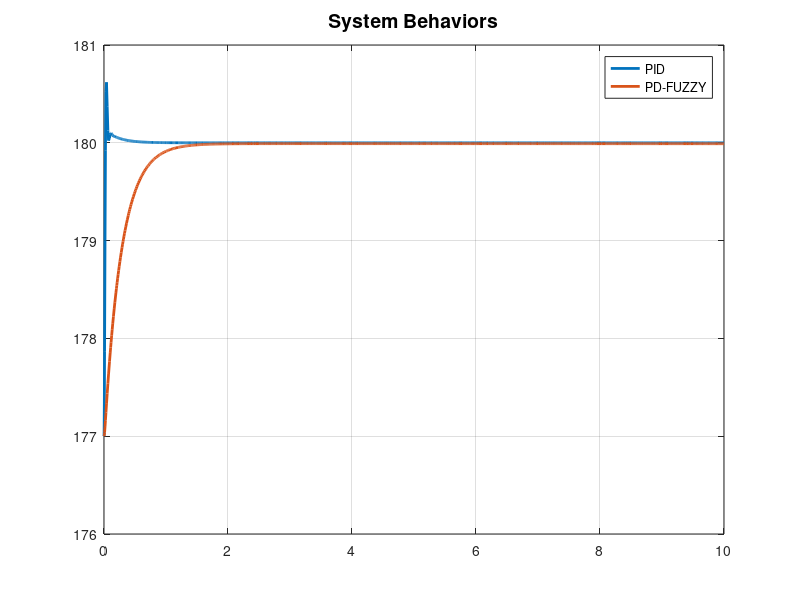

The MATLAB script that drew this image: (Note: this script raises an error after producing the figure.)
clear all; close all; clc;
load('fuzzyResults.mat', 'fuzzy')
load('pid.mat', 'pid')

plot(pid(1, :), pid(2, :),'LineWidth',2,'DisplayName','PID');
hold on;
plot(fuzzy(1,:), fuzzy(2,:),'LineWidth',2,'DisplayName','PD-FUZZY');

legend();
title('System Behaviors', 'FontSize', 14, 'FontWeight', 'bold');

grid on;

disp('Fuzzy Results');

time = fuzzy(1,:);
values = fuzzy(2,:);

targetvalue = 180;

%Overshoot

targetvalue = 180;

peak_value = max(values);

if peak_value > targetvalue
    overshoot = (peak_value - targetvalue) / targetvalue * 100;
    disp(['Overshoot: ', num2str(overshoot), '%']);
else
    disp(['Overshoot: ', '0', '%']);
end

%rise time

[riseTime, riseLoc] = risetime(values, fuzzy(1,:));
disp(['Rise Time: ' num2str(riseTime), 'sn.']);    


% SettlingTime
info = stepinfo(values,time);
disp(['Settling Time: ', num2str(info.TransientTime), 'sn.']);


%SteadyState Error

err = abs(targetvalue-values(800));
per = err * 100 / targetvalue;
disp(['SS Error: ', num2str(per), '%']);






disp('---------------------');
disp('PID Results');

time = pid(1,:);
values = pid(2,:);

targetvalue = 180;

%Overshoot

targetvalue = 180;

peak_value = max(values);

if peak_value > targetvalue
    overshoot = (peak_value - targetvalue) / targetvalue * 100;
    disp(['Overshoot: ', num2str(overshoot), '%']);
else
    disp(['Overshoot: ', '0', '%']);
end

%rise time

[riseTime, riseLoc] = risetime(values, fuzzy(1,:));
disp(['Rise Time: ' num2str(riseTime), 'sn.']);    


% SettlingTime
info = stepinfo(values,time);
disp(['Settling Time: ', num2str(info.TransientTime), 'sn.']);


%SteadyState Error

err = abs(targetvalue-values(800));
per = err * 100 / targetvalue;
disp(['SS Error: ', num2str(per), '%']);

